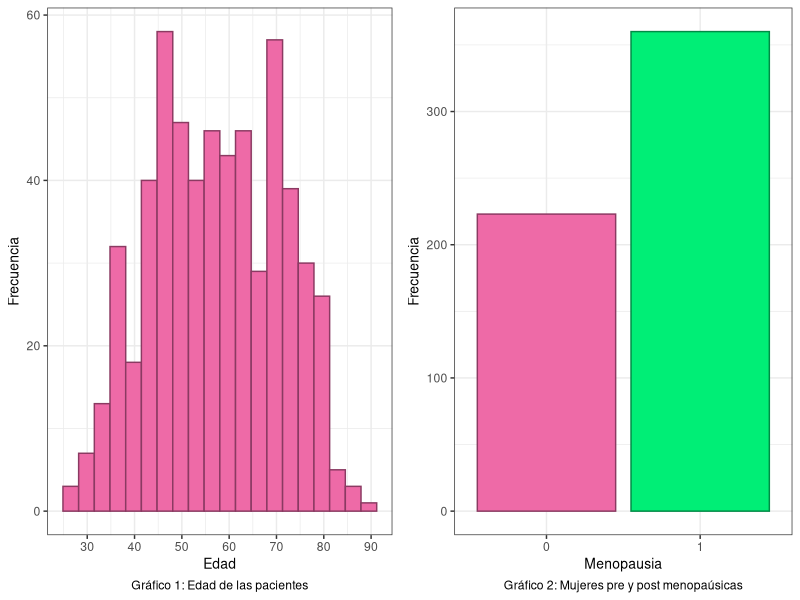
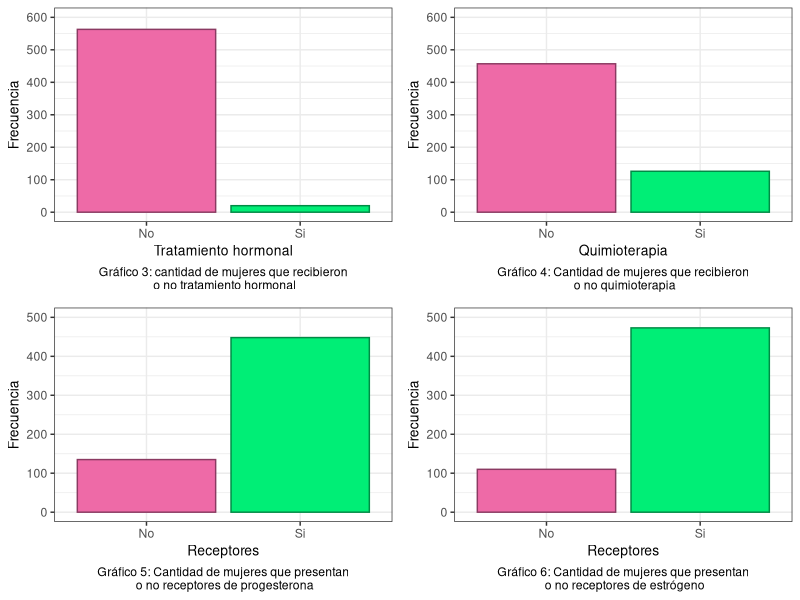
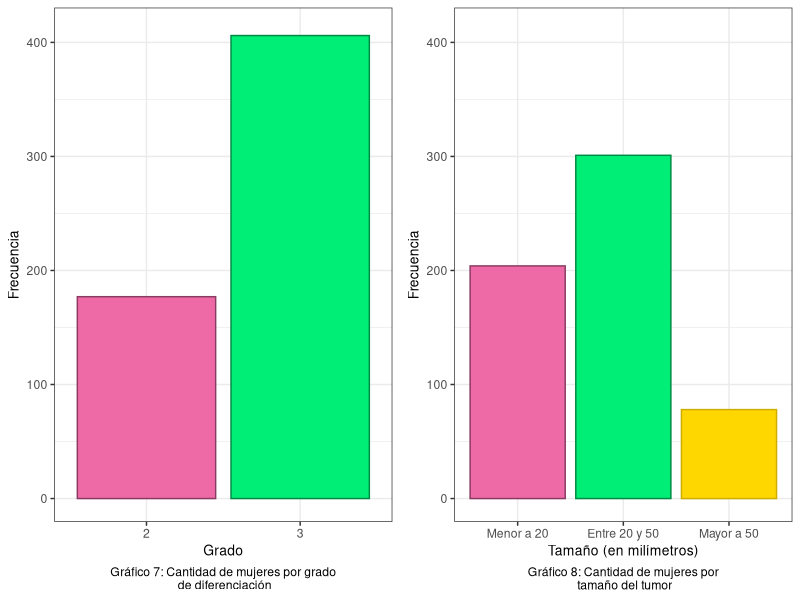
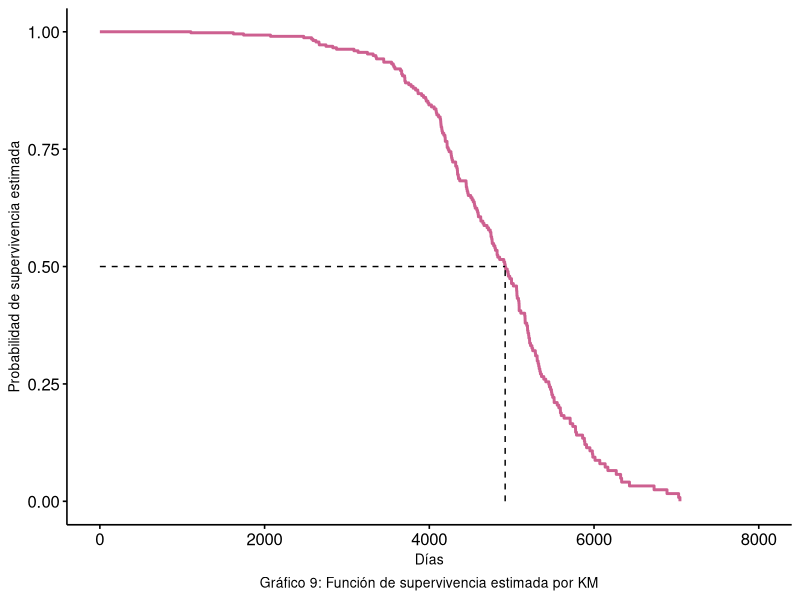
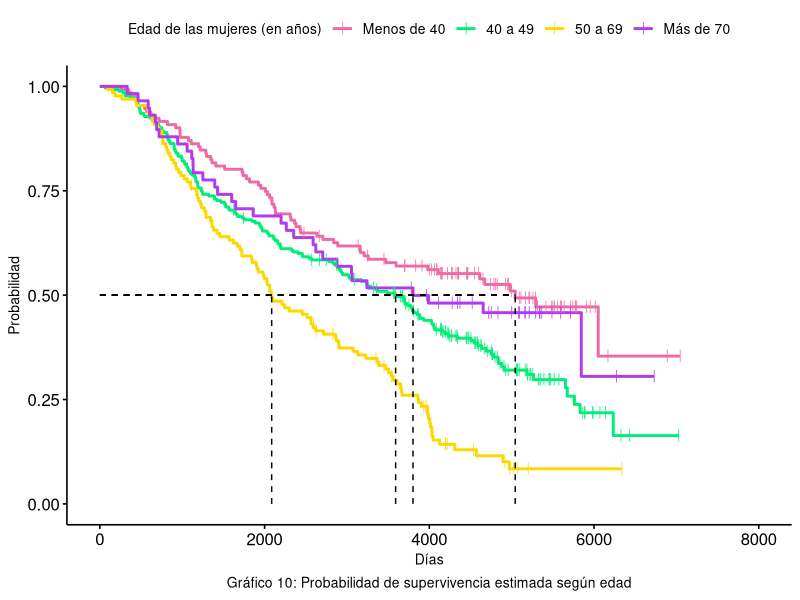
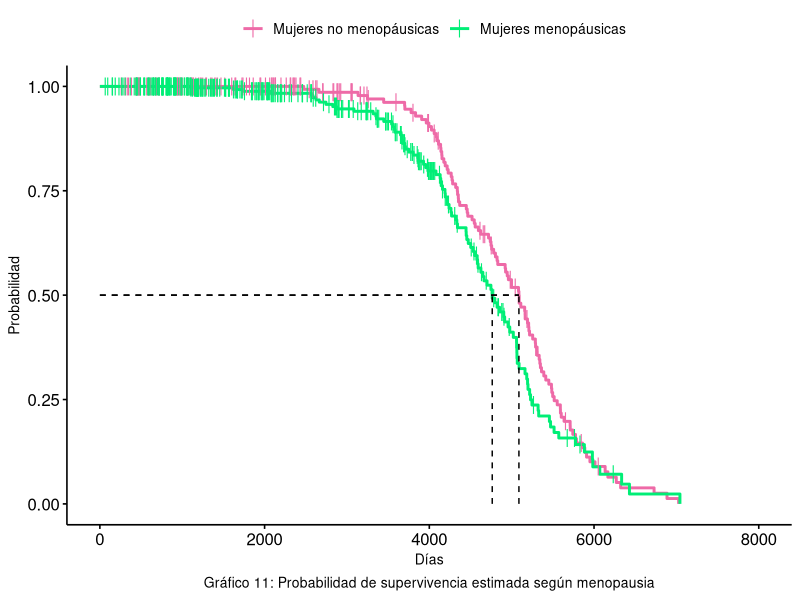
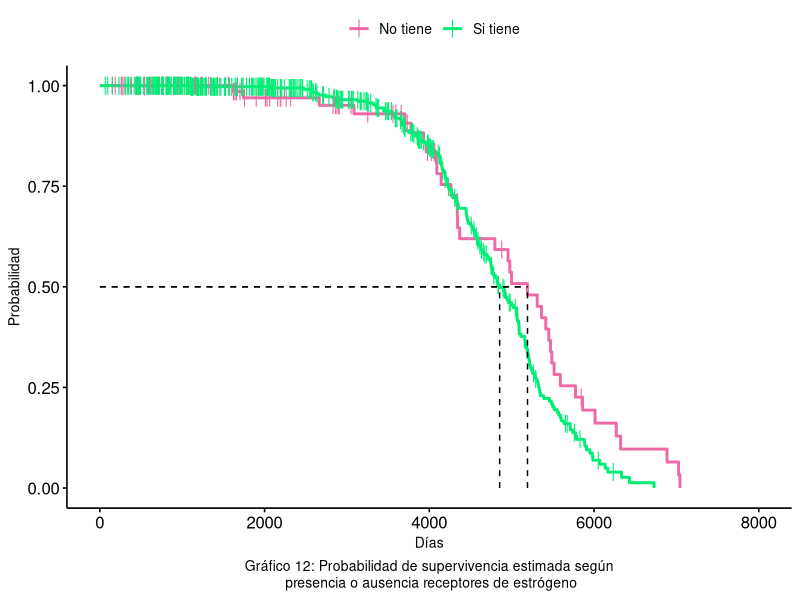
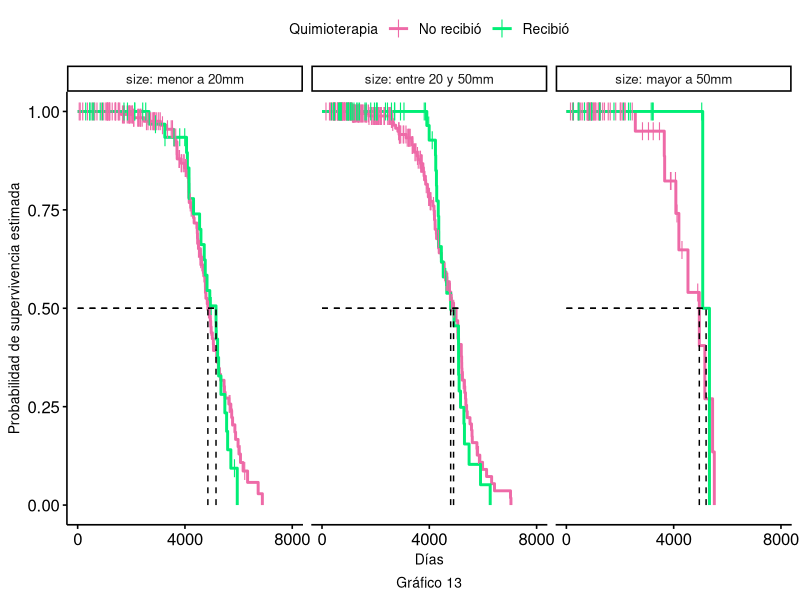

Reproduce these figures in R, in order.
## ---- chunk 1
library(survival)
library(tidyverse)
library(gridExtra)

datos <- rotterdam %>%
  filter(year <= 1985) %>%
  select(-c(nodes, rtime, recur))


#Conteo de eventos y censuras
#datos %>% 
#  count(death)

# Variable age

grafico1 <- ggplot(data = datos, aes(x = age)) +
  geom_histogram(bins = 20,fill = "hotpink2",
                 color = "hotpink4") +
  scale_x_continuous(breaks = seq(30, 90, by=10)) +
  labs(caption = "Gráfico 1: Edad de las pacientes",
       x = "Edad",
       y = "Frecuencia") +
  theme_bw() +
  theme(axis.title = element_text(size = 10),
        plot.caption = element_text(hjust = 0.5))

# Variable "meno"

grafico2 <- ggplot(data = datos, 
                   aes(x = factor(meno), fill = factor(meno),
                       color = factor(meno))) +
  geom_bar(size = 0.5) +
  scale_fill_manual(values = c("hotpink2","springgreen2")) +
  scale_color_manual(values = c("hotpink4","springgreen4")) +
  labs(caption = "Gráfico 2: Mujeres pre y post menopaúsicas",
       x = "Menopausia",
       y = "Frecuencia") +
  theme_bw() +
  theme(axis.title = element_text(size = 10),
        legend.position = "none",
        plot.caption = element_text(hjust = 0.5))


## ---- chunk 2
grid.arrange(grafico1, grafico2, ncol=2)
## ---- chunk 3

# Variable hormon
grafico3 <- ggplot(data = datos, aes(x=factor(hormon), fill = factor(hormon), color = factor(hormon)))+
  geom_bar(size = 0.5) +
  scale_fill_manual(values = c("hotpink2","springgreen2")) +
  scale_color_manual(values = c("hotpink4","springgreen4")) +
  scale_y_continuous(breaks = seq(0, 600, 100), limits = c(0,600)) +
  scale_x_discrete(label = c("No", "Si")) + 
 labs(caption = "Gráfico 3: cantidad de mujeres que recibieron\n o no tratamiento hormonal",
       x = "Tratamiento hormonal",
       y = "Frecuencia")+
  theme_bw() +
  theme(axis.title = element_text(size = 10),
        legend.position = "none", 
        plot.caption = element_text(hjust = 0.5))

# Variable chemo
grafico4 <- ggplot(data = datos, aes(x=factor(chemo), fill = factor(chemo), color = factor(chemo)))+
  geom_bar(size = 0.5) +
  scale_fill_manual(values = c("hotpink2","springgreen2")) +
  scale_color_manual(values = c("hotpink4","springgreen4")) +
  scale_x_discrete(label = c("No", "Si")) + 
  scale_y_continuous(breaks = seq(0, 600, 100), limits = c(0,600)) +
 labs(caption = "Gráfico 4: Cantidad de mujeres que recibieron\n o no quimioterapia",
       x = "Quimioterapia",
       y = "Frecuencia")+
  theme_bw() +
  theme(axis.title = element_text(size = 10),
        legend.position = "none", 
        plot.caption = element_text(hjust = 0.5))


# Variable pgr
datos_graf <- datos %>% 
  mutate(pgr_cat = ifelse(pgr == 0, 0, 1),
         er_cat = ifelse(er == 0, 0, 1))

grafico5 <- ggplot(data = datos_graf, aes(x = factor(pgr_cat), fill = factor(pgr_cat), color = factor(pgr_cat))) +
  geom_bar(size = 0.5) +
  scale_fill_manual(values = c("hotpink2","springgreen2")) +
  scale_color_manual(values = c("hotpink4","springgreen4")) +
  scale_x_discrete(label = c("No", "Si")) + 
  scale_y_continuous(breaks = seq(0, 500, 100), limits = c(0,500)) +
  labs(caption = "Gráfico 5: Cantidad de mujeres que presentan\n o no receptores de progesterona",
       x = "Receptores",
       y = "Frecuencia")+
  theme_bw() + 
  theme(axis.title = element_text(size = 10),
        legend.position = "none",
        plot.caption = element_text(hjust = 0.5))

# Variable er

grafico6 <- ggplot(data = datos_graf, aes(x = factor(er_cat), fill = factor(er_cat), color = factor(er_cat))) +
  geom_bar(size = 0.5) +
  scale_fill_manual(values = c("hotpink2","springgreen2")) +
  scale_color_manual(values = c("hotpink4","springgreen4")) +
  scale_x_discrete(label = c("No", "Si")) + 
  scale_y_continuous(breaks = seq(0, 500, 100), limits = c(0,500)) +
  labs(caption = "Gráfico 6: Cantidad de mujeres que presentan\n o no receptores de estrógeno",
       x = "Receptores",
       y = "Frecuencia")+
  theme_bw() + 
  theme(axis.title = element_text(size = 10),
        legend.position = "none",
        plot.caption = element_text(hjust = 0.5))

## ---- chunk 4
grid.arrange(grafico3, grafico4, grafico5, grafico6, nrow = 2)
## ---- chunk 5

grafico7 <- ggplot(data = datos, aes(x = factor(grade), fill = factor(grade), color = factor(grade))) +
  geom_bar(size = 0.5) +
  scale_fill_manual(values = c("hotpink2","springgreen2")) +
  scale_color_manual(values = c("hotpink4","springgreen4")) +
  scale_y_continuous(breaks = seq(0, 400, 100), limits = c(0,410)) +
  labs(caption = "Gráfico 7: Cantidad de mujeres por grado\n de diferenciación",
       x = "Grado",
       y = "Frecuencia")+
  theme_bw() +
  theme(axis.title = element_text(size = 10),
        legend.position = "none",
        plot.caption = element_text(hjust = 0.5))

# Variable size

grafico8 <- ggplot(data = datos, aes(x = size, fill = size, color = size)) +
  geom_bar(size = 0.5) +
  scale_fill_manual(values = c("hotpink2","springgreen2", "gold")) +
  scale_color_manual(values = c("hotpink4","springgreen4", "gold3")) +
  scale_x_discrete(labels = c("Menor a 20", "Entre 20 y 50", "Mayor a 50")) +
  scale_y_continuous(breaks = seq(0, 400, 100), limits = c(0,410)) +
  labs(caption = "Gráfico 8: Cantidad de mujeres por\n tamaño del tumor",
       x = "Tamaño (en milímetros)",
       y = "Frecuencia") +
  theme_bw() +
  theme(axis.title = element_text(size = 10),
        legend.position = "none",
        plot.caption = element_text(hjust = 0.5))


## ---- chunk 6
grid.arrange(grafico7, grafico8, nrow=1, ncol = 2 )
## ---- chunk 7
library(survival)
library(survminer)
library(survMisc)
library(ggpubr)

KM.surv <- survfit(Surv(dtime, death == 0 ) ~ 1, data = datos)
#"death == 0" indica la censura.


ggsurvplot(fit = KM.surv, data = datos,
           palette = "hotpink3",
           surv.median.line = "hv",
           conf.int = F,
           censor = F,
           xlab = "Días",  
           ylab = "Probabilidad de supervivencia estimada",
           legend = "none",
           legend.title="",
           ggtheme = theme_survminer() + 
             theme(axis.title.x = element_text(size = 10),
                   axis.title.y = element_text(size = 10),
                   plot.caption = element_text(hjust = 0.5, size = 10))) +
  labs(caption = "Gráfico 9: Función de supervivencia estimada por KM")
## ---- chunk 8
library(knitr)
# Datos para la tabla
datos_tabla <- data.frame(
  Variable = c("Rango de edad", "Menopausia","Tratamiento hormonal",
               "Quimioterapia","Receptores de progesterona", 
               "Receptores de estrógeno", "Grado de diferenciación", "Tamaño"),
  Test = c("Wilcoxon generalizado", "Wilcoxon generalizado", "Peto-Peto", 
           "Wilcoxon generalizado", "Log-Rank", "Log-Rank", "Log-Rank", "Log-Rank"),
  p_value = c("< 0.0001", "0.0095", "0.4000", "0.2200","0.7700", "0.0590", "0.4400", "0.62")
)

# Imprimir tabla
kable(datos_tabla, align = "c")
## ---- chunk 9
# Función de supervivencia según edad (agrupada en intervalos)
datos1 <- datos %>% 
  mutate(age_range = case_when(
    age < 40 ~ "Menos de 40",
    age >= 40 & age < 50 ~ "40s",
    age >= 50 & age < 70 ~ "50s y 60s",
    age >= 70 ~ "Más de 70"
  ))

KM.segun.age <- survfit(Surv(dtime, death) ~ age_range, data = datos1)

ggsurvplot(fit = KM.segun.age, data = datos1, 
           palette = c("hotpink2", "springgreen2","gold", "darkorchid2"),
           surv.median.line = "hv",
           conf.int = F, 
           censor.shape = 124,
           censor.size = 3,
           # pval = T,
           # pval.method = T,
           # log.rank.weights = "n",
           xlab = "Días", 
           ylab = "Probabilidad",
           legend.title = "Edad de las mujeres (en años)",
           legend.labs = c("Menos de 40", "40 a 49", "50 a 69","Más de 70"),
           ggtheme = theme_survminer() + 
             theme(axis.title.x = element_text(size = 10),
                   axis.title.y = element_text(size = 10),
                   plot.caption = element_text(hjust = 0.5, size = 10))
           ) + labs(caption = "Gráfico 10: Probabilidad de supervivencia estimada según edad")

## ---- chunk 10
# Función de supervivencia según menopausia

KM.segun.meno <- survfit(Surv(dtime, death == 0) ~ meno, data = datos)

ggsurvplot(fit = KM.segun.meno, data = datos1,
           palette = c("hotpink2", "springgreen2"),
           surv.median.line = "hv",
           conf.int = F, 
           censor.shape = 124,
           xlab = "Días", 
           ylab = "Probabilidad",
           legend.title="",
           legend.labs = c("Mujeres no menopáusicas", "Mujeres menopáusicas"),
           ggtheme = theme_survminer() + 
             theme(axis.title.x = element_text(size = 10),
                   axis.title.y = element_text(size = 10),
                   plot.caption = element_text(hjust = 0.5, size = 10))
           #,pval = T, 
           #pval.method = T,
           #log.rank.weights = "n"
           ) + labs(caption = "Gráfico 11: Probabilidad de supervivencia estimada según menopausia")
## ---- chunk 11
KM.segun.er <- survfit(Surv(dtime, death == 0) ~ er_cat, data = datos_graf)

ggsurvplot(fit = KM.segun.er, data = datos_graf,
           palette = c("hotpink2", "springgreen2"),
           surv.median.line = "hv",
           conf.int = F, 
           censor.shape = 124,
           legend.title="",
           legend.labs = c("No tiene", "Si tiene"),
           xlab = "Días", 
           ylab = "Probabilidad",
           ggtheme = theme_survminer() + 
             theme(axis.title.x = element_text(size = 10),
                   axis.title.y = element_text(size = 10),
                   plot.caption = element_text(hjust = 0.5, size = 10))
           #,pval = T, pval.method = T
           ) + labs(caption = "Gráfico 12: Probabilidad de supervivencia estimada según\n presencia o ausencia receptores de estrógeno")
## ---- chunk 12

# Función de supervivencia según si recibó o no quimioterapia (Gráfico 15)
KM.segun.chemo <- survfit(Surv(dtime, death == 0) ~ chemo, data = datos)

# Modificación del conjunto de datos para proxima aplicación (Gráfico 16):
datos2 <- datos %>% 
  mutate(Scores_size = case_when(
    size == "<=20" ~ 1,
    size == "20-50" ~ 2,
    size == ">50" ~ 3
  ))


## ---- chunk 13
#Esto haría es test estratificado pero no da significativo, si queres podemos mostrarlo para que vean que sabemos hacer un test estratficado.
a <- survdiff(Surv(dtime, death) ~ chemo + strata(Scores_size), data = datos2)

levels(datos2$size) <- c("menor a 20mm", "entre 20 y 50mm", "mayor a 50mm")

ggsurvplot(fit = KM.segun.chemo, data = datos2,
           palette = c("hotpink2", "springgreen2"),
           surv.median.line = "hv",
           conf.int = F, 
           censor.shape = 124,
           legend.title="Quimioterapia",
           legend.labs = c("No recibió", "Recibió"),
           xlab = "Días", 
           ylab = "Probabilidad de supervivencia estimada",
           facet.by = "size",
           ggtheme = theme_survminer() + 
             theme(axis.title.x = element_text(size = 10),
                   axis.title.y = element_text(size = 10),
                   plot.caption = element_text(hjust = 0.5, size = 10))) + 
  labs(caption = "Gráfico 13") +
  scale_x_continuous(breaks = c(0, 4000, 8000))
